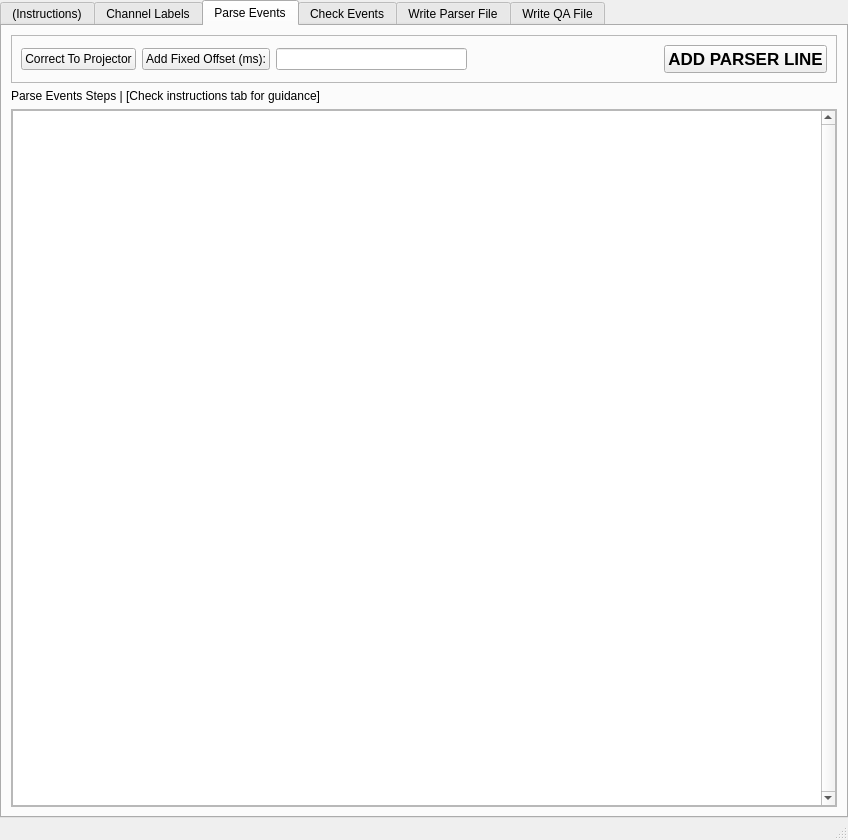
<?xml version="1.0" encoding="UTF-8"?>
<ui version="4.0">
 <class>MainWindow</class>
 <widget class="QMainWindow" name="MainWindow">
  <property name="geometry">
   <rect>
    <x>0</x>
    <y>0</y>
    <width>848</width>
    <height>840</height>
   </rect>
  </property>
  <property name="sizePolicy">
   <sizepolicy hsizetype="Expanding" vsizetype="Expanding">
    <horstretch>0</horstretch>
    <verstretch>0</verstretch>
   </sizepolicy>
  </property>
  <property name="windowTitle">
   <string>MainWindow</string>
  </property>
  <widget class="QWidget" name="centralwidget">
   <property name="sizePolicy">
    <sizepolicy hsizetype="Expanding" vsizetype="Expanding">
     <horstretch>0</horstretch>
     <verstretch>0</verstretch>
    </sizepolicy>
   </property>
   <layout class="QVBoxLayout" name="verticalLayout_6">
    <property name="leftMargin">
     <number>0</number>
    </property>
    <property name="topMargin">
     <number>0</number>
    </property>
    <property name="rightMargin">
     <number>0</number>
    </property>
    <property name="bottomMargin">
     <number>0</number>
    </property>
    <item>
     <widget class="QTabWidget" name="tabWidget">
      <property name="font">
       <font>
        <strikeout>false</strikeout>
       </font>
      </property>
      <property name="currentIndex">
       <number>2</number>
      </property>
      <widget class="QWidget" name="tab_instructions">
       <property name="sizePolicy">
        <sizepolicy hsizetype="Expanding" vsizetype="Expanding">
         <horstretch>0</horstretch>
         <verstretch>0</verstretch>
        </sizepolicy>
       </property>
       <attribute name="title">
        <string>(Instructions)</string>
       </attribute>
       <layout class="QVBoxLayout" name="verticalLayout_9">
        <item>
         <widget class="QTextEdit" name="te_Instructions">
          <property name="html">
           <string>&lt;!DOCTYPE HTML PUBLIC &quot;-//W3C//DTD HTML 4.0//EN&quot; &quot;http://www.w3.org/TR/REC-html40/strict.dtd&quot;&gt;
&lt;html&gt;&lt;head&gt;&lt;meta name=&quot;qrichtext&quot; content=&quot;1&quot; /&gt;&lt;style type=&quot;text/css&quot;&gt;
p, li { white-space: pre-wrap; }
&lt;/style&gt;&lt;/head&gt;&lt;body style=&quot; font-family:'Ubuntu'; font-size:11pt; font-weight:400; font-style:normal;&quot;&gt;
&lt;p style=&quot; margin-top:0px; margin-bottom:0px; margin-left:0px; margin-right:0px; -qt-block-indent:0; text-indent:0px;&quot;&gt;Use the tabs from &lt;span style=&quot; font-weight:600; text-decoration: underline;&quot;&gt;left to right.&lt;/span&gt; Going backwards may cause unintended issues like a label disappearing from the parse events tab after it has been used.  This may cause the program to crash.  Only load a dataset once (this may be fixed in the future).&lt;/p&gt;
&lt;p style=&quot;-qt-paragraph-type:empty; margin-top:0px; margin-bottom:0px; margin-left:0px; margin-right:0px; -qt-block-indent:0; text-indent:0px;&quot;&gt;&lt;br /&gt;&lt;/p&gt;
&lt;p style=&quot; margin-top:0px; margin-bottom:0px; margin-left:0px; margin-right:0px; -qt-block-indent:0; text-indent:0px;&quot;&gt;&lt;span style=&quot; font-weight:600; text-decoration: underline;&quot;&gt;(Channel Labels)&lt;/span&gt;: Load an MEG file.  For each analog channel and event name from the digital channels, provide an event name.  These will be used later in processing.&lt;/p&gt;
&lt;p style=&quot;-qt-paragraph-type:empty; margin-top:0px; margin-bottom:0px; margin-left:0px; margin-right:0px; -qt-block-indent:0; text-indent:0px;&quot;&gt;&lt;br /&gt;&lt;/p&gt;
&lt;p style=&quot; margin-top:0px; margin-bottom:0px; margin-left:0px; margin-right:0px; -qt-block-indent:0; text-indent:0px;&quot;&gt;&lt;span style=&quot; font-weight:600; text-decoration: underline;&quot;&gt;(Parse Events)&lt;/span&gt;: Use the channel labels to make more complicated event types. e.g. A correct response can be made from a visual que on UPPT001 combined with a response on UADC006 within a certain amount of time.  Other functionality like adjusting UPPT to the projector timing and auditory delays due to transmission time.&lt;/p&gt;
&lt;p style=&quot;-qt-paragraph-type:empty; margin-top:0px; margin-bottom:0px; margin-left:0px; margin-right:0px; -qt-block-indent:0; text-indent:0px;&quot;&gt;&lt;br /&gt;&lt;/p&gt;
&lt;p style=&quot; margin-top:0px; margin-bottom:0px; margin-left:0px; margin-right:0px; -qt-block-indent:0; text-indent:0px;&quot;&gt;Correct to projector: Popup to select events to adjust timing to projector&lt;/p&gt;
&lt;p style=&quot; margin-top:0px; margin-bottom:0px; margin-left:0px; margin-right:0px; -qt-block-indent:0; text-indent:0px;&quot;&gt;Add Fixed Offset: Set timing and click to open popup for selecting events to correct&lt;/p&gt;
&lt;p style=&quot;-qt-paragraph-type:empty; margin-top:0px; margin-bottom:0px; margin-left:0px; margin-right:0px; -qt-block-indent:0; text-indent:0px;&quot;&gt;&lt;br /&gt;&lt;/p&gt;
&lt;p style=&quot; margin-top:0px; margin-bottom:0px; margin-left:0px; margin-right:0px; -qt-block-indent:0; text-indent:0px;&quot;&gt;&amp;lt;Click ADD PARSER LINE&amp;gt;&lt;/p&gt;
&lt;p style=&quot; margin-top:0px; margin-bottom:0px; margin-left:0px; margin-right:0px; -qt-block-indent:0; text-indent:0px;&quot;&gt;- Choose a lead event&lt;/p&gt;
&lt;p style=&quot; margin-top:0px; margin-bottom:0px; margin-left:0px; margin-right:0px; -qt-block-indent:0; text-indent:0px;&quot;&gt;- Choose a lag event&lt;/p&gt;
&lt;p style=&quot; margin-top:0px; margin-bottom:0px; margin-left:0px; margin-right:0px; -qt-block-indent:0; text-indent:0px;&quot;&gt;- Determine if the mark will be chosen  on the lead or lag event (eg CorrectResp)&lt;/p&gt;
&lt;p style=&quot; margin-top:0px; margin-bottom:0px; margin-left:0px; margin-right:0px; -qt-block-indent:0; text-indent:0px;&quot;&gt;- Start time - From the lead event how much offset (eg wait 100ms for a response to register)&lt;/p&gt;
&lt;p style=&quot; margin-top:0px; margin-bottom:0px; margin-left:0px; margin-right:0px; -qt-block-indent:0; text-indent:0px;&quot;&gt;- Stop time - How long from the lead event to search for a lag&lt;/p&gt;
&lt;p style=&quot;-qt-paragraph-type:empty; margin-top:0px; margin-bottom:0px; margin-left:0px; margin-right:0px; -qt-block-indent:0; text-indent:0px;&quot;&gt;&lt;br /&gt;&lt;/p&gt;
&lt;p style=&quot;-qt-paragraph-type:empty; margin-top:0px; margin-bottom:0px; margin-left:0px; margin-right:0px; -qt-block-indent:0; text-indent:0px;&quot;&gt;&lt;br /&gt;&lt;/p&gt;
&lt;p style=&quot; margin-top:0px; margin-bottom:0px; margin-left:0px; margin-right:0px; -qt-block-indent:0; text-indent:0px;&quot;&gt;&lt;span style=&quot; font-weight:600; text-decoration: underline;&quot;&gt;(Write Parser File):&lt;/span&gt; Select the outputs that should be written into the MarkerFile.mrk (inside the .ds folder).  QA the output triggers by visualizing the dataset with the encoded triggers.  Finally, write the trigger processing script for later use.&lt;/p&gt;
&lt;p style=&quot;-qt-paragraph-type:empty; margin-top:0px; margin-bottom:0px; margin-left:0px; margin-right:0px; -qt-block-indent:0; text-indent:0px;&quot;&gt;&lt;br /&gt;&lt;/p&gt;
&lt;p style=&quot;-qt-paragraph-type:empty; margin-top:0px; margin-bottom:0px; margin-left:0px; margin-right:0px; -qt-block-indent:0; text-indent:0px;&quot;&gt;&lt;br /&gt;&lt;/p&gt;
&lt;p style=&quot;-qt-paragraph-type:empty; margin-top:0px; margin-bottom:0px; margin-left:0px; margin-right:0px; -qt-block-indent:0; text-indent:0px;&quot;&gt;&lt;br /&gt;&lt;/p&gt;
&lt;p style=&quot; margin-top:0px; margin-bottom:0px; margin-left:0px; margin-right:0px; -qt-block-indent:0; text-indent:0px;&quot;&gt;&lt;span style=&quot; font-weight:600; font-style:italic;&quot;&gt;&amp;lt;Warning&amp;gt;&lt;/span&gt; This utility does not currently support logfile inputs. The final script can be modified to incorporate this information.&lt;/p&gt;
&lt;p style=&quot;-qt-paragraph-type:empty; margin-top:0px; margin-bottom:0px; margin-left:0px; margin-right:0px; -qt-block-indent:0; text-indent:0px;&quot;&gt;&lt;br /&gt;&lt;/p&gt;
&lt;p style=&quot;-qt-paragraph-type:empty; margin-top:0px; margin-bottom:0px; margin-left:0px; margin-right:0px; -qt-block-indent:0; text-indent:0px;&quot;&gt;&lt;br /&gt;&lt;/p&gt;&lt;/body&gt;&lt;/html&gt;</string>
          </property>
         </widget>
        </item>
       </layout>
      </widget>
      <widget class="QWidget" name="tab_channel_labels">
       <property name="sizePolicy">
        <sizepolicy hsizetype="Expanding" vsizetype="Preferred">
         <horstretch>0</horstretch>
         <verstretch>0</verstretch>
        </sizepolicy>
       </property>
       <attribute name="title">
        <string>Channel Labels</string>
       </attribute>
       <layout class="QVBoxLayout" name="verticalLayout_2">
        <property name="spacing">
         <number>0</number>
        </property>
        <property name="leftMargin">
         <number>0</number>
        </property>
        <property name="topMargin">
         <number>0</number>
        </property>
        <property name="rightMargin">
         <number>0</number>
        </property>
        <property name="bottomMargin">
         <number>0</number>
        </property>
        <item>
         <widget class="QFrame" name="frame_megFname">
          <property name="sizePolicy">
           <sizepolicy hsizetype="Expanding" vsizetype="Preferred">
            <horstretch>0</horstretch>
            <verstretch>0</verstretch>
           </sizepolicy>
          </property>
          <property name="minimumSize">
           <size>
            <width>0</width>
            <height>40</height>
           </size>
          </property>
          <property name="frameShape">
           <enum>QFrame::StyledPanel</enum>
          </property>
          <property name="frameShadow">
           <enum>QFrame::Raised</enum>
          </property>
          <layout class="QHBoxLayout" name="horizontalLayout">
           <item>
            <widget class="QPushButton" name="pb_SelectMeg">
             <property name="sizePolicy">
              <sizepolicy hsizetype="Minimum" vsizetype="Fixed">
               <horstretch>0</horstretch>
               <verstretch>0</verstretch>
              </sizepolicy>
             </property>
             <property name="text">
              <string>Select MEG</string>
             </property>
            </widget>
           </item>
           <item>
            <widget class="QLabel" name="lbl_FName">
             <property name="sizePolicy">
              <sizepolicy hsizetype="Expanding" vsizetype="Preferred">
               <horstretch>0</horstretch>
               <verstretch>0</verstretch>
              </sizepolicy>
             </property>
             <property name="text">
              <string>None Loaded</string>
             </property>
            </widget>
           </item>
          </layout>
         </widget>
        </item>
        <item>
         <widget class="QScrollArea" name="scrollArea_AnalogTrigs">
          <property name="widgetResizable">
           <bool>true</bool>
          </property>
          <widget class="QWidget" name="scrollAreaAnaContents">
           <property name="geometry">
            <rect>
             <x>0</x>
             <y>0</y>
             <width>842</width>
             <height>358</height>
            </rect>
           </property>
           <property name="sizePolicy">
            <sizepolicy hsizetype="Expanding" vsizetype="Expanding">
             <horstretch>0</horstretch>
             <verstretch>0</verstretch>
            </sizepolicy>
           </property>
           <layout class="QVBoxLayout" name="verticalLayout_3">
            <property name="spacing">
             <number>2</number>
            </property>
            <property name="leftMargin">
             <number>2</number>
            </property>
            <property name="topMargin">
             <number>2</number>
            </property>
            <property name="rightMargin">
             <number>2</number>
            </property>
            <property name="bottomMargin">
             <number>2</number>
            </property>
            <item>
             <widget class="QLabel" name="lbl_AnalogChannels">
              <property name="sizePolicy">
               <sizepolicy hsizetype="Expanding" vsizetype="Preferred">
                <horstretch>0</horstretch>
                <verstretch>0</verstretch>
               </sizepolicy>
              </property>
              <property name="text">
               <string>Analog Channels (UADC---)</string>
              </property>
             </widget>
            </item>
            <item>
             <widget class="QListWidget" name="list_AnalogChannels">
              <property name="verticalScrollBarPolicy">
               <enum>Qt::ScrollBarAlwaysOn</enum>
              </property>
             </widget>
            </item>
           </layout>
          </widget>
         </widget>
        </item>
        <item>
         <widget class="QScrollArea" name="scrollArea_DigitalTrigs">
          <property name="widgetResizable">
           <bool>true</bool>
          </property>
          <widget class="QWidget" name="scrollAreaDigContents">
           <property name="geometry">
            <rect>
             <x>0</x>
             <y>0</y>
             <width>842</width>
             <height>358</height>
            </rect>
           </property>
           <property name="sizePolicy">
            <sizepolicy hsizetype="Expanding" vsizetype="Expanding">
             <horstretch>0</horstretch>
             <verstretch>0</verstretch>
            </sizepolicy>
           </property>
           <layout class="QVBoxLayout" name="verticalLayout_4">
            <property name="spacing">
             <number>2</number>
            </property>
            <property name="leftMargin">
             <number>2</number>
            </property>
            <property name="topMargin">
             <number>2</number>
            </property>
            <property name="rightMargin">
             <number>2</number>
            </property>
            <property name="bottomMargin">
             <number>2</number>
            </property>
            <item>
             <widget class="QLabel" name="lbl_DigitalChannels">
              <property name="sizePolicy">
               <sizepolicy hsizetype="Expanding" vsizetype="Preferred">
                <horstretch>0</horstretch>
                <verstretch>0</verstretch>
               </sizepolicy>
              </property>
              <property name="text">
               <string>Digital Events (UPPT---)</string>
              </property>
             </widget>
            </item>
            <item>
             <widget class="QListWidget" name="list_DigitalChannels">
              <property name="verticalScrollBarPolicy">
               <enum>Qt::ScrollBarAlwaysOn</enum>
              </property>
             </widget>
            </item>
           </layout>
          </widget>
         </widget>
        </item>
       </layout>
      </widget>
      <widget class="QWidget" name="tab_parse_events">
       <property name="sizePolicy">
        <sizepolicy hsizetype="Expanding" vsizetype="Expanding">
         <horstretch>0</horstretch>
         <verstretch>0</verstretch>
        </sizepolicy>
       </property>
       <attribute name="title">
        <string>Parse Events</string>
       </attribute>
       <layout class="QVBoxLayout" name="verticalLayout">
        <item>
         <widget class="QFrame" name="frame_fixOffsets">
          <property name="sizePolicy">
           <sizepolicy hsizetype="Expanding" vsizetype="Preferred">
            <horstretch>0</horstretch>
            <verstretch>0</verstretch>
           </sizepolicy>
          </property>
          <property name="frameShape">
           <enum>QFrame::StyledPanel</enum>
          </property>
          <property name="frameShadow">
           <enum>QFrame::Raised</enum>
          </property>
          <layout class="QHBoxLayout" name="horizontalLayout_2">
           <item>
            <widget class="QPushButton" name="pb_CorrectToProjector">
             <property name="text">
              <string>Correct To Projector</string>
             </property>
            </widget>
           </item>
           <item>
            <widget class="QPushButton" name="pb_FixedOffset">
             <property name="text">
              <string>Add Fixed Offset (ms):</string>
             </property>
            </widget>
           </item>
           <item>
            <widget class="QLineEdit" name="te_FixedOffset"/>
           </item>
           <item>
            <spacer name="horizontalSpacer">
             <property name="orientation">
              <enum>Qt::Horizontal</enum>
             </property>
             <property name="sizeHint" stdset="0">
              <size>
               <width>40</width>
               <height>20</height>
              </size>
             </property>
            </spacer>
           </item>
           <item>
            <widget class="QPushButton" name="pb_AddParser">
             <property name="font">
              <font>
               <pointsize>13</pointsize>
               <weight>75</weight>
               <bold>true</bold>
               <underline>false</underline>
               <strikeout>false</strikeout>
              </font>
             </property>
             <property name="text">
              <string>ADD PARSER LINE</string>
             </property>
            </widget>
           </item>
          </layout>
         </widget>
        </item>
        <item>
         <widget class="QLabel" name="lbl_ParseMarks">
          <property name="text">
           <string>Parse Events Steps | [Check instructions tab for guidance]</string>
          </property>
         </widget>
        </item>
        <item>
         <widget class="QScrollArea" name="scrollArea_parseMarks">
          <property name="widgetResizable">
           <bool>true</bool>
          </property>
          <widget class="QWidget" name="scrollAreaWidgetContents">
           <property name="geometry">
            <rect>
             <x>0</x>
             <y>0</y>
             <width>824</width>
             <height>668</height>
            </rect>
           </property>
           <property name="sizePolicy">
            <sizepolicy hsizetype="Expanding" vsizetype="Expanding">
             <horstretch>0</horstretch>
             <verstretch>0</verstretch>
            </sizepolicy>
           </property>
           <layout class="QVBoxLayout" name="verticalLayout_8">
            <property name="spacing">
             <number>0</number>
            </property>
            <property name="leftMargin">
             <number>0</number>
            </property>
            <property name="topMargin">
             <number>0</number>
            </property>
            <property name="rightMargin">
             <number>0</number>
            </property>
            <property name="bottomMargin">
             <number>0</number>
            </property>
            <item>
             <widget class="QListWidget" name="list_ParseMarks">
              <property name="verticalScrollBarPolicy">
               <enum>Qt::ScrollBarAlwaysOn</enum>
              </property>
             </widget>
            </item>
           </layout>
          </widget>
         </widget>
        </item>
       </layout>
      </widget>
      <widget class="QWidget" name="tab_check_events">
       <attribute name="title">
        <string>Check Events</string>
       </attribute>
       <widget class="QLabel" name="label_2">
        <property name="geometry">
         <rect>
          <x>110</x>
          <y>90</y>
          <width>431</width>
          <height>111</height>
         </rect>
        </property>
        <property name="text">
         <string>Not fully tested </string>
        </property>
       </widget>
       <widget class="QPushButton" name="pushButton_3">
        <property name="geometry">
         <rect>
          <x>90</x>
          <y>190</y>
          <width>301</width>
          <height>61</height>
         </rect>
        </property>
        <property name="text">
         <string>Plot Data and Events</string>
        </property>
       </widget>
      </widget>
      <widget class="QWidget" name="tab_write_parser_file">
       <property name="sizePolicy">
        <sizepolicy hsizetype="Expanding" vsizetype="Expanding">
         <horstretch>0</horstretch>
         <verstretch>0</verstretch>
        </sizepolicy>
       </property>
       <attribute name="title">
        <string>Write Parser File</string>
       </attribute>
       <layout class="QVBoxLayout" name="verticalLayout_7">
        <property name="spacing">
         <number>0</number>
        </property>
        <property name="leftMargin">
         <number>0</number>
        </property>
        <property name="topMargin">
         <number>0</number>
        </property>
        <property name="rightMargin">
         <number>0</number>
        </property>
        <property name="bottomMargin">
         <number>0</number>
        </property>
        <item>
         <widget class="QLabel" name="lbl_SelectOutputEvents">
          <property name="text">
           <string>Select Output Events</string>
          </property>
         </widget>
        </item>
        <item>
         <widget class="QScrollArea" name="scrollArea_selectEvents">
          <property name="widgetResizable">
           <bool>true</bool>
          </property>
          <widget class="QWidget" name="scrollArea_selectOutEvents">
           <property name="geometry">
            <rect>
             <x>0</x>
             <y>0</y>
             <width>842</width>
             <height>717</height>
            </rect>
           </property>
           <property name="sizePolicy">
            <sizepolicy hsizetype="Expanding" vsizetype="Expanding">
             <horstretch>0</horstretch>
             <verstretch>0</verstretch>
            </sizepolicy>
           </property>
           <layout class="QVBoxLayout" name="verticalLayout_5">
            <item>
             <widget class="QListWidget" name="list_SelectOutputEvents">
              <property name="verticalScrollBarPolicy">
               <enum>Qt::ScrollBarAlwaysOn</enum>
              </property>
             </widget>
            </item>
           </layout>
          </widget>
         </widget>
        </item>
        <item>
         <widget class="QFrame" name="frame_WriteScriptLayout">
          <property name="sizePolicy">
           <sizepolicy hsizetype="Expanding" vsizetype="Preferred">
            <horstretch>0</horstretch>
            <verstretch>0</verstretch>
           </sizepolicy>
          </property>
          <property name="frameShape">
           <enum>QFrame::StyledPanel</enum>
          </property>
          <property name="frameShadow">
           <enum>QFrame::Raised</enum>
          </property>
          <layout class="QHBoxLayout" name="horizontalLayout_4">
           <property name="spacing">
            <number>0</number>
           </property>
           <property name="sizeConstraint">
            <enum>QLayout::SetDefaultConstraint</enum>
           </property>
           <property name="leftMargin">
            <number>0</number>
           </property>
           <property name="topMargin">
            <number>0</number>
           </property>
           <property name="rightMargin">
            <number>0</number>
           </property>
           <property name="bottomMargin">
            <number>2</number>
           </property>
           <item>
            <widget class="QPushButton" name="pb_CheckOutputEvents">
             <property name="text">
              <string>Check Output Events (plot MEG)</string>
             </property>
            </widget>
           </item>
           <item>
            <widget class="QPushButton" name="pb_WriteProcessingScript">
             <property name="text">
              <string>Write Processing Script</string>
             </property>
            </widget>
           </item>
          </layout>
         </widget>
        </item>
       </layout>
      </widget>
      <widget class="QWidget" name="tab_write_qa_file">
       <attribute name="title">
        <string>Write QA File</string>
       </attribute>
       <widget class="QLabel" name="label">
        <property name="geometry">
         <rect>
          <x>70</x>
          <y>40</y>
          <width>381</width>
          <height>41</height>
         </rect>
        </property>
        <property name="text">
         <string>Not Implemented Currently</string>
        </property>
       </widget>
      </widget>
     </widget>
    </item>
   </layout>
  </widget>
  <widget class="QMenuBar" name="menubar">
   <property name="geometry">
    <rect>
     <x>0</x>
     <y>0</y>
     <width>848</width>
     <height>22</height>
    </rect>
   </property>
  </widget>
  <widget class="QStatusBar" name="statusbar"/>
 </widget>
 <resources/>
 <connections/>
</ui>
